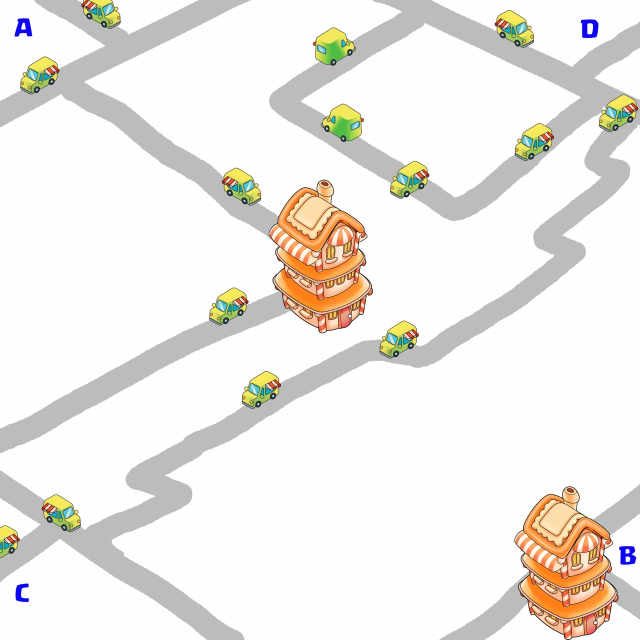
#> input picture plugins/theme-scene-studio/skills/theme-scene-studio/references/vehicle-motion-reference.jpg, 1280 x 1280 px (shown at 1/2 size)
$ python camera_guides.py --source ../references/vehicle-motion-reference.jpg --out out.png
#> lines starting #> are read from the running program, lines starting #| are printed output that depends on the picture
### plugins/theme-scene-studio/skills/theme-scene-studio/scripts/orthographic_layout.py
#!/usr/bin/env python3
"""World-space layout primitives -> shared orthographic SVG/PNG and auditable JSON.

No reference image is read or edited. Pillow is only needed for PNG rendering.
"""
import argparse
import copy
import json
import math
from pathlib import Path


# [4 lines left out: function point, not called in this run]


class Camera:
    def __init__(self, azimuth_deg=45, elevation_deg=45, scale=20, origin=(512, 512), override_reason=None):
        values = [azimuth_deg, elevation_deg, scale, *origin]
        if len(origin) != 2 or not all(math.isfinite(float(v)) for v in values):
            raise ValueError('Invalid camera parameters')
        if not 0 < elevation_deg < 90 or scale <= 0:
            raise ValueError('Require 0 < elevation < 90 and positive scale')
        if (azimuth_deg != 45 or elevation_deg != 45) and not override_reason:
            raise ValueError('Non-default camera requires an explicit user override reason')
        self.azimuth_deg, self.elevation_deg = azimuth_deg, elevation_deg
        self.scale, self.origin, self.override_reason = scale, tuple(origin), override_reason
        a, e = math.radians(azimuth_deg), math.radians(elevation_deg)
        self.matrix = [
            [scale * math.cos(a), -scale * math.sin(a), 0.0],
            [scale * math.sin(e) * math.sin(a), scale * math.sin(e) * math.cos(a), -scale * math.cos(e)],
        ]

    def project(self, xyz):
        xyz = point(xyz)
        return [sum(v * q for v, q in zip(row, xyz)) + o for row, o in zip(self.matrix, self.origin)]

    def spec(self):
        return dict(azimuth_deg=self.azimuth_deg, elevation_deg=self.elevation_deg,
                    scale=self.scale, origin=list(self.origin), override_reason=self.override_reason)

    # [161 lines left out: functions checks, primitives, build, validate, validate_group, render and 1 more, not called in this run]


# [2 lines that do not run on import are left out]

### plugins/theme-scene-studio/skills/theme-scene-studio/scripts/camera_guides.py
#!/usr/bin/env python3
"""Overlay deterministic camera axes without regenerating reference art."""
import argparse
import hashlib
import json
import math
from pathlib import Path
from PIL import Image, ImageDraw
from orthographic_layout import Camera


def clipped_line(center, direction, width, height):
    lo, hi = -math.inf, math.inf
    for p, d, bound in zip(center, direction, (width - 1, height - 1)):
        if abs(d) < 1e-12:
            if not 0 <= p <= bound:
                raise ValueError('Line outside canvas')
            continue
        a, b = sorted((-p / d, (bound - p) / d))
        lo, hi = max(lo, a), min(hi, b)
    if lo >= hi:
        raise ValueError('Line does not cross canvas')
    return [[center[i] + t * direction[i] for i in range(2)] for t in (lo, hi)]


def generate(source, out, camera_spec=None):
#> called with out = 'out.png'
    source, out = Path(source).resolve(), Path(out).resolve()
    report_path = out.with_suffix('.json')
    if source == out or out.exists() or report_path.exists():
        raise ValueError('Use a new output filename; source and prior outputs are preserved')
    camera = Camera(**(camera_spec or {}))
    original_hash = hashlib.sha256(source.read_bytes()).hexdigest()
    with Image.open(source) as im:
#> im is the input picture: PIL image 1280x1280 RGB; mean R, G, B 238.5, 235.5, 230.8
        original = im.convert('RGBA')
    w, h = original.size
#> w = 1280; h = 1280
    overlay = Image.new('RGBA', (w, h))
#> overlay: PIL image 1280x1280 RGBA; every value is 0
    draw = ImageDraw.Draw(overlay)
    thickness = max(1, round(min(w, h) / 640))
#> thickness = 2
    lines = []
    for axis, color in ((0, (0, 210, 235, 210)), (1, (230, 40, 200, 210))):
        direction = [camera.matrix[0][axis], camera.matrix[1][axis]]
        norm = math.hypot(*direction)
        direction = [v / norm for v in direction]
        normal = [-direction[1], direction[0]]
        for offset in (-0.24, 0, 0.24):
            center = [w / 2 + offset * min(w, h) * normal[0],
                      h / 2 + offset * min(w, h) * normal[1]]
            endpoints = clipped_line(center, direction, w, h)
            draw.line([tuple(p) for p in endpoints], fill=color, width=thickness)
            dx, dy = [endpoints[1][i] - endpoints[0][i] for i in range(2)]
            error = abs(dx * direction[1] - dy * direction[0]) / math.hypot(dx, dy)
            if error > 1e-10:
                raise ValueError('Projection direction validation failed')
            lines.append(dict(axis='XY'[axis], endpoints=endpoints, direction=direction,
                              direction_error=error))
#> after the loop, lines = 6 items
    for x, y in ((.2, .25), (.55, .45), (.8, .7)):
        endpoints = [[x * w, y * h], [x * w, (y - .065) * h]]
        draw.line([tuple(p) for p in endpoints], fill=(245, 220, 35, 220), width=thickness)
        lines.append(dict(axis='Z', endpoints=endpoints, direction=[0, -1], direction_error=0))
#> after the loop, lines = 9 items
    result = Image.alpha_composite(original, overlay)
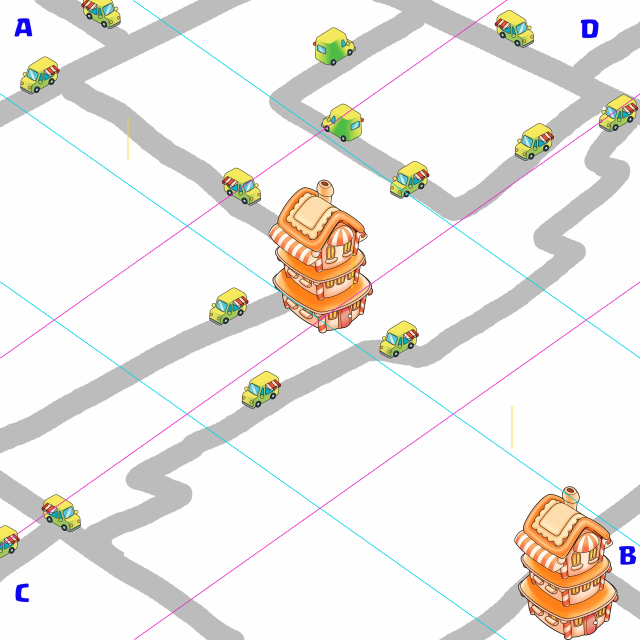
#> result: PIL image 1280x1280 RGBA (shown at 1/2 size); mean R, G, B, A 237.5, 234.6, 230.6, 255
    unchanged = all(a == b for a, b, mask in zip(original.getdata(),
                    result.getdata(), overlay.getchannel('A').getdata()) if mask == 0)
#> unchanged = True
    if not unchanged or hashlib.sha256(source.read_bytes()).hexdigest() != original_hash:
        raise ValueError('Reference preservation check failed')
    out.parent.mkdir(parents=True, exist_ok=True)
    result.save(out, format='PNG')
    report = dict(schema='camera-guides.v1', method='deterministic_script', status='passed',
                  source=str(source), source_sha256=original_hash, output=str(out),
                  output_sha256=hashlib.sha256(out.read_bytes()).hexdigest(), canvas=[w, h],
                  camera=camera.spec(), matrix=camera.matrix, lines=lines,
                  source_unchanged=True, pixels_outside_lines_unchanged=unchanged,
                  visual_review_status='pending', scope='Overlay geometry only, not generated scene geometry')
#> report = 15 items
    report_path.write_text(json.dumps(report, indent=2) + '\n')
    return report


def main():
    parser = argparse.ArgumentParser(description=__doc__)
    parser.add_argument('--source', required=True)
    parser.add_argument('--out', required=True)
    parser.add_argument('--scene', help='Layout scene or validated layout JSON supplying the shared camera')
    args = parser.parse_args()
    camera = json.loads(Path(args.scene).read_text())['camera'] if args.scene else None
    print(json.dumps(generate(args.source, args.out, camera), indent=2))


if __name__ == '__main__':
    main()
